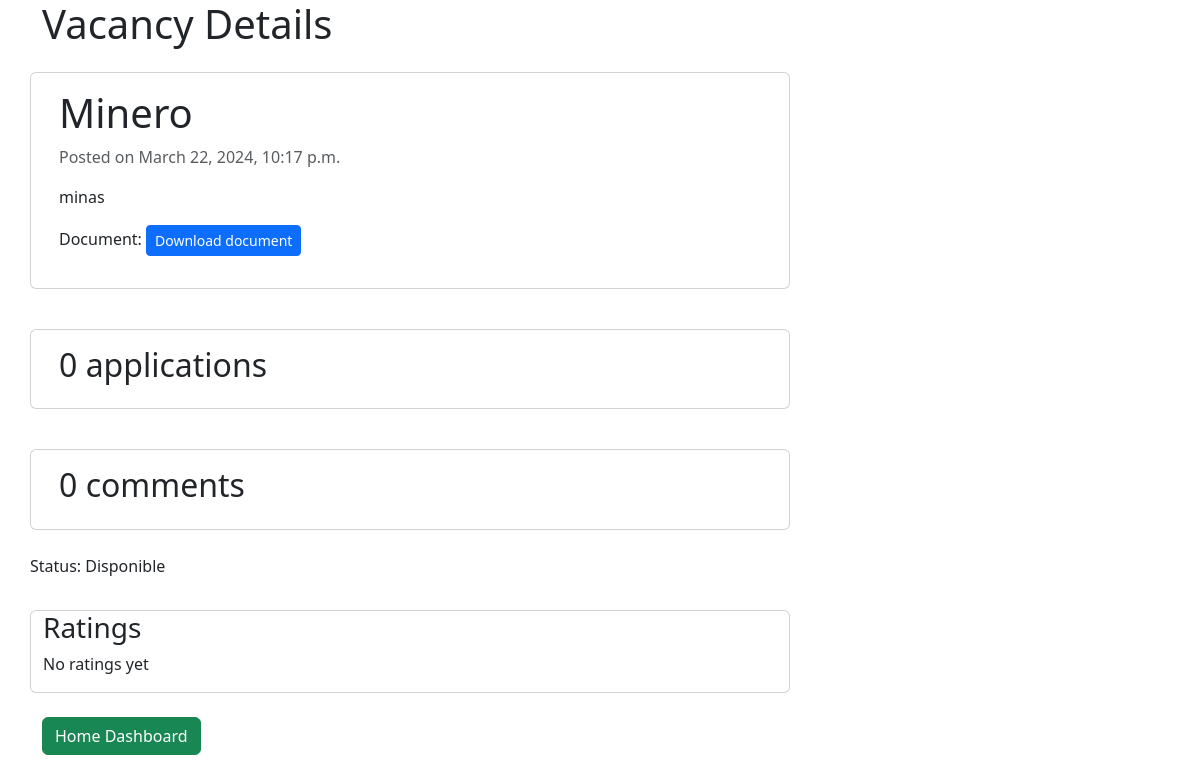
Page /vacancies/3/detailcompany/ on the earlier database version.
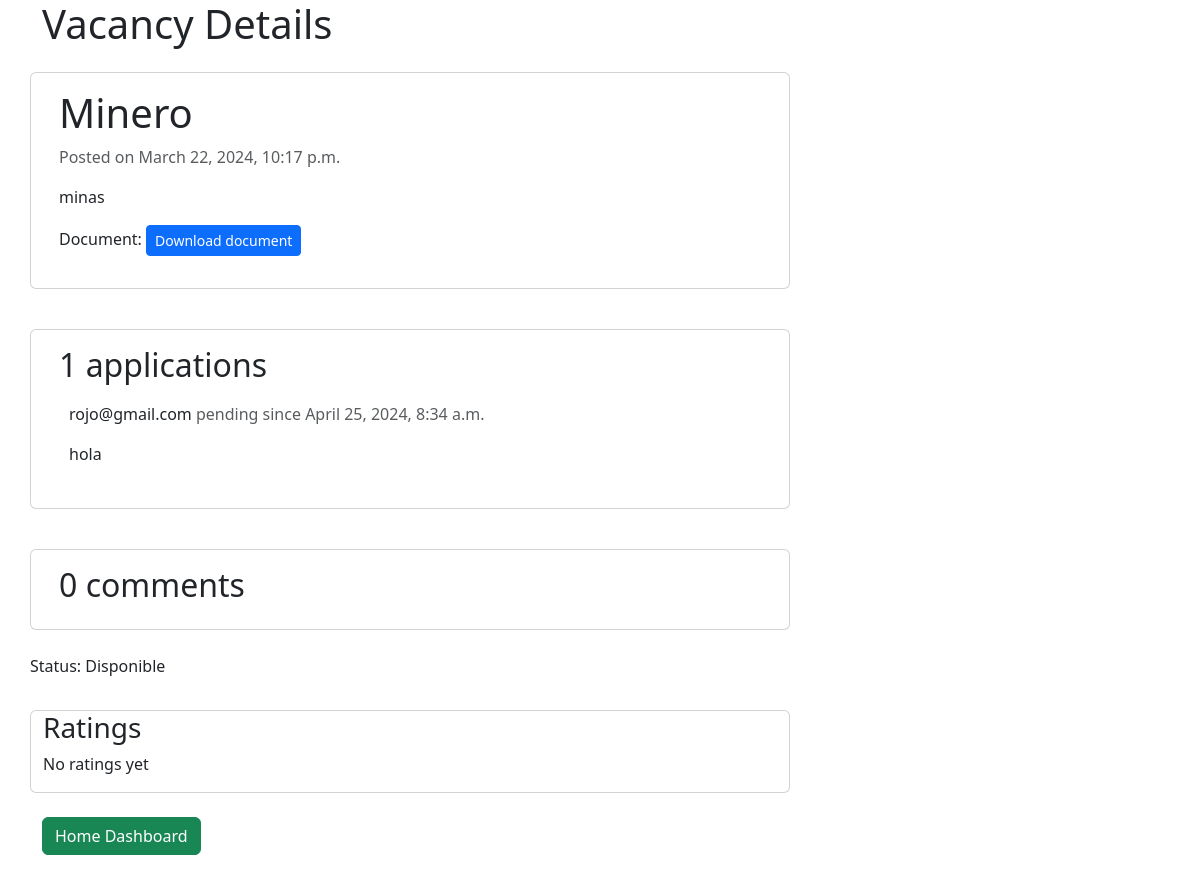
Same page on the later database version.
### TalentSwapApp/models.py (models this page shows, shortened)
class Vacancy(models.Model):
    status = models.BooleanField(default=True)
    title = models.CharField(max_length=150)
    description = models.TextField()
    created_on = models.DateTimeField(auto_now_add=True)
    document = models.FileField(upload_to='vacancies/', null=True, blank=True)
    id = models.AutoField(primary_key=True)

class Application(models.Model):
    user = models.ForeignKey(User, on_delete=models.CASCADE, related_name='applied_to', null=True, blank=True)
    vacancy = models.ForeignKey(Vacancy, on_delete=models.CASCADE, related_name='applications')
    status = models.CharField(max_length=15, choices=[('Pending', 'Pending'), ('Accepted', 'Accepted'), ('Rejected', 'Rejected')], default='Pending')
    created_on = models.DateTimeField(auto_now_add=True)
    information = models.TextField(null=True)
    id = models.AutoField(primary_key=True)
    class Meta:
        ordering = ['created_on']

class User(AbstractUser):
    id = models.AutoField(primary_key=True)
    information = models.TextField()

### TalentSwapApp/views.py (the view)
# urls.py: path('vacancies/<int:id>/detailcompany/', views.vacancy_detailcompany, name='vacancy_detailcompany'),
def vacancy_detailcompany(request, id):
    template_name = 'TalentSwapApp/vacancy_detailscompany.html'
    vacancy = get_object_or_404(Vacancy, id=id)
    print(vacancy.title)
    print(vacancy.description)
    print(vacancy.created_on)
    comments = vacancy.comments.filter(active=True)
    applications = vacancy.applications.filter(status='pending')
    return render(request, template_name, {'vacancy': vacancy,
                                        'comments': comments,
                                        'applications': applications}
                                        )

### TalentSwapApp/templates/TalentSwapApp/vacancy_detailscompany.html (shortened to what this page needs)
<!doctype html>
<html lang="en">
    <head>
        <div class="container">
            <h1>Vacancy Details</h1>
            <link href="https://cdn.jsdelivr.net/npm/bootstrap@5.3.3/dist/css/bootstrap.min.css" rel="stylesheet">
        </div>
    </head>
    <body>
        <div class="container">
            <div class="row">
                <div class="col-md-8 card mb-4 mt-3 left top">
                    <div class="card-body">
                        <h1>{% block title%}{{ vacancy.title }}{% endblock title%}</h1>
                        <p class="text-muted">Posted on {{ vacancy.created_on }}</p>
                        <p class="card-text">{{ vacancy.description | safe }}</p>
                        {% if vacancy.document %}
                            <p>Document: <a href="{{ vacancy.document.url }}" class="btn btn-primary btn-sm" target="_blank">Download document</a></p>
                        {% else %}
                            <p>Document: Sin documento</p>
                        {% endif %}
                    </div>
                </div>
                <div class="col-md-8 card mb-4 mt-3">
                    <div class="card-body">
                        <h2>{{ applications.count }} applications</h2>
                        {% for application in applications %}
                            <div class="applications" style="padding: 10px;">
                                <p class="font-weight-bold">
                                    {{ application.user }}
                                    <span class="text-muted font-weight-normal">
                                       {{application.status}} since {{ application.created_on }}
                                    </span>
                                </p>
                                <p>
                                    {{ application.information | linebreaks }}
                                </p>
                            </div>
                        {% endfor %}
                    </div>
                </div>
                <div class="col-md-8 card mb-4 mt-3">
                    <div class="card-body">
                        <h2>{{ comments.count }} comments</h2>
                    </div>
                </div>
                <div class="card-body">
                    <p>Status: {% if vacancy.status %}Disponible{% else %}No disponible{% endif %}</p>
                </div>
                <div class="col-md-8 card mb-4 mt-3">
                    <h3>Ratings</h3>
                    {% for rating in vacancy.ratings.all %}
                     <div class="border p-3 mb-3">
                        <p><strong>User:</strong> {{ rating.user.username }}</p>
                        <p><strong>Rating:</strong> {{ rating.rating }}</p>
                        <p><strong>Experience:</strong> {{ rating.experience }}</p>
                     </div>
                    {% empty %}
                        <p>No ratings yet</p>
                    {% endfor %}
                </div>
                <p>
                    <a href="{% url 'dashboard_company' %}" class="btn btn-success">Home Dashboard</a>
                </p>
            </div>
        </div>
    </body>
</html>

Differences in the rows shown:
added Application: user "rojo@gmail.com", status "pending", created_on "April 25, 2024, 8:34 a.m.", information "hola"
Other differences:
{{ applications.count }}: "0" → "1"
